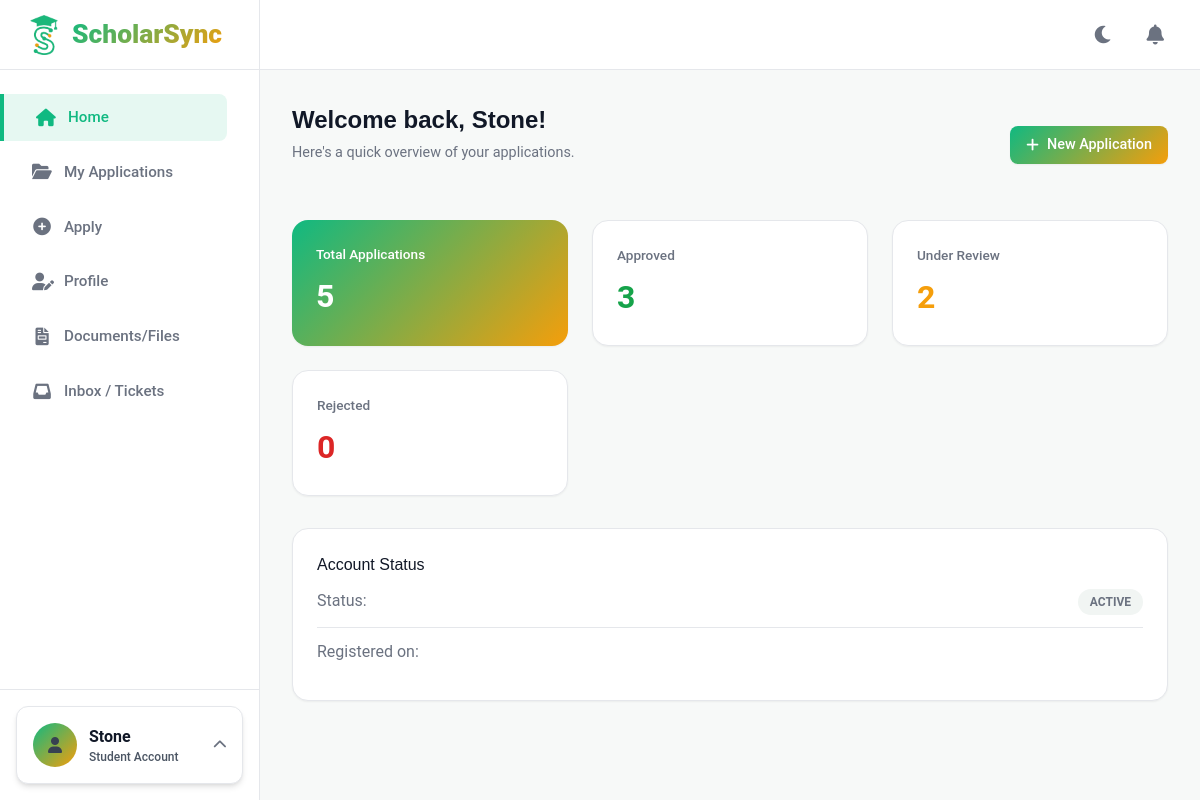
Page /student/dashboard/ (signed in) on the earlier database version.
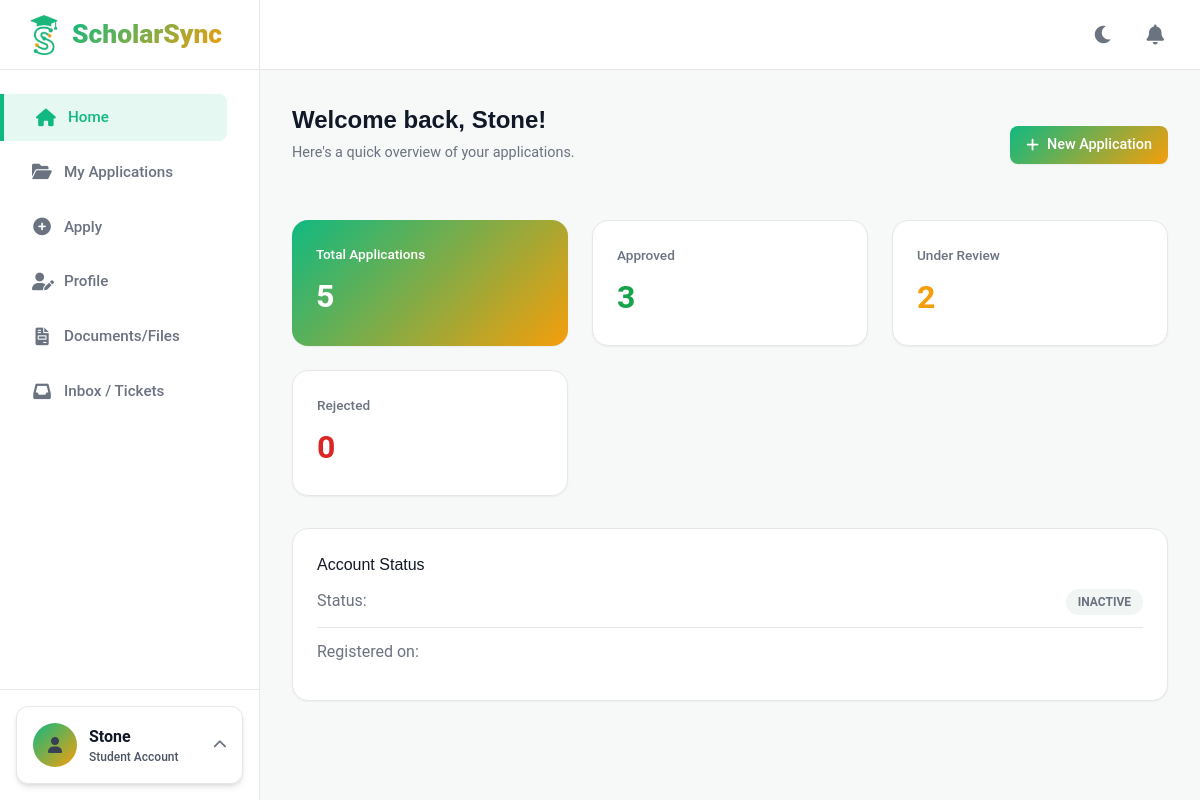
Same page on the later database version.
### accounts/models.py (models this page shows, shortened)
class Student(models.Model):
    BARANGAY_CHOICES = [
        ('Aningway-Sacatihan', 'Aningway-Sacatihan'),
        ('Asinan (Poblacion)', 'Asinan (Poblacion)'),
        ('Asinan Proper', 'Asinan Proper'),
        ('Baraca-Camachile (Poblacion)', 'Baraca-Camachile (Poblacion)'),
        ('Batiawan', 'Batiawan'),
        ('Calapacuan', 'Calapacuan'),
        ('Calapandayan (Poblacion)', 'Calapandayan (Poblacion)'),
        ('Cawag', 'Cawag'),
        ('Ilwas (Poblacion)', 'Ilwas (Poblacion)'),
        ('Mangan-Vaca', 'Mangan-Vaca'),
        ('Matain', 'Matain'),
        ('Naugsol', 'Naugsol'),
        ('Pamatawan', 'Pamatawan'),
        ('San Isidro', 'San Isidro'),
        ('Santo Tomas', 'Santo Tomas'),
        ('Wawandue (Poblacion)', 'Wawandue (Poblacion)'),
    ]
    STUDENT_TYPE_CHOICES = [
        ('Junior High School', 'Junior High School'),
        ('Senior High School', 'Senior High School'),
        ('Undergraduate', 'Undergraduate'),
        ("Master's", "Master's"),
        ('Doctoral', 'Doctoral'),
        ('Board Exam', 'Board Exam'),
    ]
    student_id = models.AutoField(primary_key=True)
    username = models.CharField(max_length=100, unique=True)
    first_name = models.CharField(max_length=100)
    last_name = models.CharField(max_length=100)
    bday = models.DateField()
    address = models.TextField()
    barangay = models.CharField(max_length=50, choices=BARANGAY_CHOICES, blank=True, null=True)
    student_type = models.CharField(max_length=50, choices=STUDENT_TYPE_CHOICES, blank=True, null=True)
    contact_num = models.CharField(max_length=20)
    email = models.EmailField(unique=True)
    program_and_yr = models.CharField(max_length=100, blank=True, null=True)
    scholarship = models.CharField(max_length=100, blank=True, null=True)
    mname = models.CharField(max_length=100, blank=True, null=True)
    current_school = models.CharField(max_length=255, blank=True, null=True)
    elem_school = models.CharField(max_length=255, blank=True, null=True)
    elem_year = models.CharField(max_length=20, blank=True, null=True)
    jhs_school = models.CharField(max_length=255, blank=True, null=True)
    jhs_year = models.CharField(max_length=20, blank=True, null=True)
    shs_school = models.CharField(max_length=255, blank=True, null=True)
    shs_year = models.CharField(max_length=20, blank=True, null=True)
    college_school = models.CharField(max_length=255, blank=True, null=True)
    college_year = models.CharField(max_length=20, blank=True, null=True)
    achievements = models.TextField(blank=True, null=True)
    parent_name = models.CharField(max_length=200, blank=True, null=True)
    guardian_name = models.CharField(max_length=200, blank=True, null=True)
    guardian_contact = models.CharField(max_length=20, blank=True, null=True)
    sex = models.CharField(max_length=10, choices=[('Male', 'Male'), ('Female', 'Female')], default='Male')
    password = models.CharField(max_length=100)
    status = models.CharField(max_length=50, default='pending')
    doc_submitted = models.FileField(upload_to='documents/', blank=True, null=True)
    created_at = models.DateTimeField(null=True, blank=True)
    updated_at = models.DateTimeField(null=True, blank=True)

### accounts/views.py (the view)
# urls.py: path('student/dashboard/', views.student_dashboard, name='student_dashboard'),
def student_dashboard(request):
    student_id = request.session.get('user_id')
    if not student_id:
        return redirect('login')
    student = get_object_or_404(Student, pk=student_id)
    return render(request, 'accounts/student_dashboard.html', {'student': student})

### accounts/templates/accounts/student_dashboard.html (shortened to what this page needs)
{% load static %}
<!DOCTYPE html>
<html lang="en">
<head>
  <link rel="stylesheet" href="{% static 'accounts/student_dashboard.css' %}">
  <link rel="stylesheet" href="https://cdnjs.cloudflare.com/ajax/libs/font-awesome/6.0.0/css/all.min.css">
  <script src="https://cdn.tailwindcss.com"></script>
</head>
<body>
  <div class="sd-app-layout">
    <aside class="sd-sidebar">
      <div class="sd-sidebar-header">
        <a href="#" onclick="switchTab('dashboard')" class="flex items-center gap-2 no-underline" style="text-decoration:none; color:inherit;">
          <img src="{% static 'accounts/favicon.png' %}" alt="Logo">
          <span>ScholarSync</span>
        </a>
      </div>
      <nav class="sd-sidebar-nav">
        <a href="#" class="nav-item active transition-all duration-300 ease-in-out transform hover:translate-x-2" onclick="switchTab('dashboard')">
          <i class="fas fa-home"></i> Home
        </a>
        <a href="#" class="nav-item transition-all duration-300 ease-in-out transform hover:translate-x-2" onclick="switchTab('applications')">
          <i class="fas fa-folder-open"></i> My Applications
        </a>
        <a href="#" class="nav-item transition-all duration-300 ease-in-out transform hover:translate-x-2" onclick="switchTab('apply')">
          <i class="fas fa-plus-circle"></i> Apply
        </a>
        <a href="#" class="nav-item transition-all duration-300 ease-in-out transform hover:translate-x-2" onclick="switchTab('profile')">
          <i class="fas fa-user-edit"></i> Profile
        </a>
        <a href="#" class="nav-item transition-all duration-300 ease-in-out transform hover:translate-x-2" onclick="switchTab('documents')">
          <i class="fas fa-file-invoice"></i> Documents/Files
        </a>
        <a href="#" class="nav-item transition-all duration-300 ease-in-out transform hover:translate-x-2" onclick="switchTab('inbox')">
          <i class="fas fa-inbox"></i> Inbox / Tickets
        </a>
      </nav>
      <div class="sd-sidebar-footer relative">
        <div class="profile-card cursor-pointer p-4 rounded-xl shadow-md transition-all duration-300 transform hover:-translate-y-1 hover:shadow-lg bg-white dark:bg-gray-800 border border-gray-200 dark:border-gray-700 group relative overflow-hidden" onclick="toggleProfileDropdown(event)">
          <div class="relative z-10 flex items-center justify-between">
            <div class="flex items-center gap-3 overflow-hidden">
              <div class="avatar-circle w-11 h-11 flex-shrink-0 bg-gray-100 dark:bg-gray-700 text-gray-700 dark:text-gray-200 group-hover:bg-white/20 group-hover:text-white transition-colors duration-300">
                <i class="fas fa-user"></i>
              </div>
              <div class="profile-info flex-1 overflow-hidden">
                <div class="font-bold text-base truncate text-gray-900 dark:text-white group-hover:text-white transition-colors duration-300">{{ student.first_name|default:student.username }}</div>
                <div class="text-xs font-medium text-gray-600 dark:text-gray-400 group-hover:text-white/90 transition-colors duration-300">Student Account</div>
              </div>
            </div>
            <i class="fas fa-chevron-up text-sm text-gray-500 dark:text-gray-400 group-hover:text-white/90 transition-all duration-300" id="profile-chevron"></i>
          </div>
        </div>
      </div>
    </aside>
    <div class="sd-main-wrapper">
      <header class="sd-topbar">
        <div class="topbar-actions" style="justify-content: flex-end; margin-left: auto;">
          <button id="theme-toggle" class="btn btn-outline" style="border: none; padding: 5px; font-size: 1.25rem;">
            <i class="fas fa-moon"></i>
          </button>
          <div class="notification-bell" onclick="toggleNotifications(event)">
            <i class="fas fa-bell"></i>
          </div>
        </div>
      </header>
      <main class="sd-content">
        <div id="tab-dashboard" class="tab-pane active">
          <div class="welcome-header animate-slide-up">
            <div>
              <h1>Welcome back, {{ student.first_name|default:student.username }}!</h1>
              <p class="muted">Here's a quick overview of your applications.</p>
            </div>
            <button class="btn btn-primary transition-all duration-200 transform hover:scale-105 active:scale-95" onclick="switchTab('apply')">
              <i class="fas fa-plus"></i> New Application
            </button>
          </div>
          <div class="kpi-grid">
            <div class="kpi-card highlight transition-all duration-300 transform hover:-translate-y-2 hover:shadow-xl animate-fade-in" style="animation-delay: 100ms;">
              <div class="kpi-title">Total Applications</div>
              <div class="kpi-value" id="kpi-total">0</div>
            </div>
            <div class="kpi-card transition-all duration-300 transform hover:-translate-y-2 hover:shadow-xl animate-fade-in" style="animation-delay: 200ms;">
              <div class="kpi-title">Approved</div>
              <div class="kpi-value kpi-success" id="kpi-approved">0</div>
            </div>
            <div class="kpi-card transition-all duration-300 transform hover:-translate-y-2 hover:shadow-xl animate-fade-in" style="animation-delay: 300ms;">
              <div class="kpi-title">Under Review</div>
              <div class="kpi-value kpi-warning" id="kpi-pending">0</div>
            </div>
            <div class="kpi-card transition-all duration-300 transform hover:-translate-y-2 hover:shadow-xl animate-fade-in" style="animation-delay: 400ms;">
              <div class="kpi-title">Rejected</div>
              <div class="kpi-value kpi-danger" id="kpi-rejected">0</div>
            </div>
          </div>
          <div class="dashboard-info-row">
            <section class="sd-info card">
              <h2>Account Status</h2>
              <div class="status-row">
                <span class="status-label">Status:</span>
                <span class="status-pill">{{ student.status|default:"pending" }}</span>
              </div>
              <div class="status-row">
                <span class="status-label">Registered on:</span>
              </div>
            </section>
          </div>
        </div>
      </main>
    </div>
  </div>
</body>
</html>

Differences in the rows shown:
changed Student "Stone": status "ACTIVE" → "INACTIVE"
